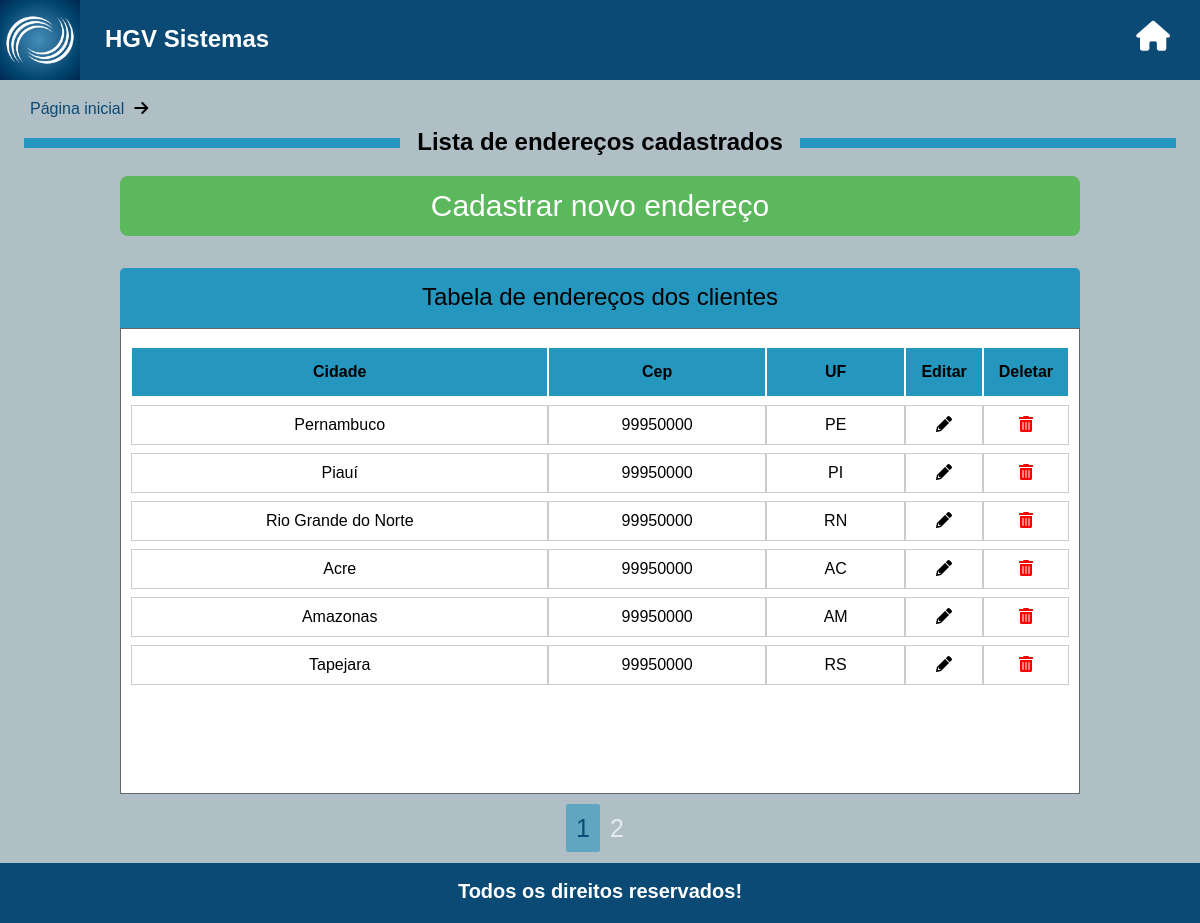
The page /?pagina=2 on the database its author committed.
### tables this page shows
CREATE TABLE `tb_enderecos` (
  `id` int(11) NOT NULL,
  `cidade` varchar(100) NOT NULL,
  `cep` int(8) NOT NULL,
  `uf` varchar(2) NOT NULL
);

### config.php (called while the page is built, shortened)
<?php
    class MySql{
        private static $pdo;
        public static function conectar(){
            if(self::$pdo == null){
                try{
                    self::$pdo = new PDO('mysql:host='.HOST.';dbname='.DATABASE,USER,PASSWORD,array(PDO::MYSQL_ATTR_INIT_COMMAND => "SET NAMES utf8"));
                    self::$pdo->setAttribute(PDO::ATTR_ERRMODE,PDO::ERRMODE_EXCEPTION);
                }catch(Exception $e){
                    echo '<h2>Erro ao conectar<h2>';
                }
            }
            return self::$pdo;
        }
    }

### index.php (the view, shortened to what this page needs)
<?php include('config.php'); ?>
<?php include('pages/templates/header.php'); ?>
<div class="nav-menu">
    <a class="nav-menu-active" href="<?php echo INCLUDE_PATH ?>">Página inicial</a><i class="fas fa-arrow-right"></i>
</div>
<div class="title">
    <h2>Lista de endereços cadastrados</h2>
</div>
<a href="pages/cadastrarEndereco.php"><input class="addCitiesBtn" type="button" value="Cadastrar novo endereço"></a>
<table class="tbCidades">
    <caption>Tabela de endereços dos clientes</caption>
    <thead>
        <tr>
            <th>Cidade</th>
            <th>Cep</th>
            <th>UF</th>
            <th>Editar</th>
            <th>Deletar</th>
        </tr>
    </thead>
    <tbody>
        <?php
        if (!isset($_POST['parametro'])) {
            $query = "SELECT * FROM `tb_enderecos` ";
            $porPagina = 8;
            $totalPaginas = MySql::conectar()->prepare("SELECT * FROM `tb_enderecos` ORDER BY id ASC");
            $totalPaginas->execute();
            $totalPaginas = ceil($totalPaginas->rowCount() / $porPagina);
            if (isset($_GET['pagina'])) {
                $pagina = (int)$_GET['pagina'];
                $queryPg = ($pagina - 1) * $porPagina;
                $query .= " ORDER BY id ASC LIMIT $queryPg,$porPagina";
            } else {
                $pagina = 1;
                $query .= " ORDER BY id ASC LIMIT 0,$porPagina";
            }
        } else {
            $query .= " ORDER BY id ASC";
        }
        $sql = MySql::conectar()->prepare($query);
        $sql->execute();
        $enderecos = $sql->fetchAll();
        foreach ($enderecos as $value) {
        ?>
            <tr>
                <td><?php echo $value['cidade']; ?></td>
                <td><?php echo $value['cep']; ?></td>
                <td><?php echo $value['uf']; ?></td>
                <td><a href="<?php echo INCLUDE_PATH ?>pages/editarEndereco.php?editar=<?php echo $value['id']; ?>"><i class="fas fa-pencil-alt"></i></a></td>
                <td><a class="btnDel" id="<?php echo $value['id']; ?>"><i class="fas fa-trash-alt"></i></a></td>
            </tr>
        <?php } ?>
    </tbody>
</table>
<div class="paginator">
    <?php
    if (!isset($_POST['parametro'])) {
        for ($i = 1; $i <= $totalPaginas; $i++) {
            if ($pagina == $i)
                echo '<a class="active-page">'.$i.'</a>';
            else
                echo '<a class="no-active-page" href="'.INCLUDE_PATH.'?pagina='.$i.'">'.$i.'</a>';
        }
    }
    ?>
</div>
</div>
<?php include('pages/templates/footer.php'); ?>

### css/style.css (style rules this page uses)
* { margin: 0; padding: 0; box-sizing: border-box; font-family:Verdana, Geneva, Tahoma, sans-serif; }
html { position: relative; min-height: 100%; }
body { margin: 0 0 60px; }
a { text-decoration: none; }
.nav-menu { padding-left:20px; }
.nav-menu a { padding: 10px; text-decoration: none; }
.nav-menu-active { color: #0a4a75; }
.title h2 { text-align: center; padding-bottom: 20px; background-color: #b0bec5; width: 400px; margin: 0 auto; position: relative; }
.addCitiesBtn, .formAddress input[type=submit] { width: 80%; height: 60px; margin: 0 auto; display: block; background-color: #5cb85c; padding: 10px; font-size: 30px; border: 0; border-radius: 8px; color: white; cursor: pointer; }
.tbCidades { background-color: white; padding: 10px; padding-bottom: 100px; width: 80%; margin: 0 auto; border: 1px solid #666; border-collapse: separate; border-spacing: 0 8px; margin-top: -8px; }
.tbCidades td { margin: 10px; height: 40px; border: 1px solid #ccc; padding: 5px; }
.tbCidades caption { margin: 0 auto; background-color: #2596be; width: 100%; height: 60px; margin-top: 40px; padding: 15px; font-size: 24px; border-radius: 5px 5px 0 0; }
.tbCidades tr th { border: 1px solid white; background-color:#2596be; padding: 15px; }
.tbCidades tr { text-align: center; }
.tbCidades tr th:nth-child(4), .tbCidades tr th:nth-child(5) { width: 20px; }
.btnDel { cursor: pointer; text-decoration: none; color: red; }
.fa-pencil-alt { text-decoration: none; color: black }
.paginator { font-size: 25px; padding: 20px; text-align: center; }
.active-page { padding: 10px; color: rgba(255, 255, 255, 0.705); cursor: default; }
.no-active-page { border-radius: 2px; background-color: #2595be8f; padding: 10px; color: #0a4a75; cursor: pointer; }

### rows shown on the page
tb_enderecos: cidade "Pernambuco", cep "99950000", uf "PE"
tb_enderecos: cidade "Piauí", cep "99950000", uf "PI"
tb_enderecos: cidade "Rio Grande do Norte", cep "99950000", uf "RN"
tb_enderecos: cidade "Acre", cep "99950000", uf "AC"
tb_enderecos: cidade "Amazonas", cep "99950000", uf "AM"
tb_enderecos: cidade "Tapejara", cep "99950000", uf "RS"
